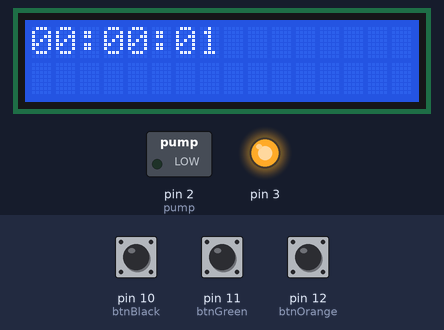
A sketch run on a simulated Arduino Uno, built with avr-gcc and run on an emulated ATmega328P. On the bench: 16×2 character LCD, switched loads named in the sketch (green lamp = pin HIGH), output pins drawn as LEDs (lit = HIGH). Inputs (shaded band) come from the test bench; at power-on: pin 10 (btnBlack) HIGH, pin 11 (btnGreen) HIGH, pin 12 (btnOrange) HIGH.

Above: at 1.2 s.
1.3 s: pin 10 (btnBlack) pulled LOW for 0.15 s
At 2.5 s:
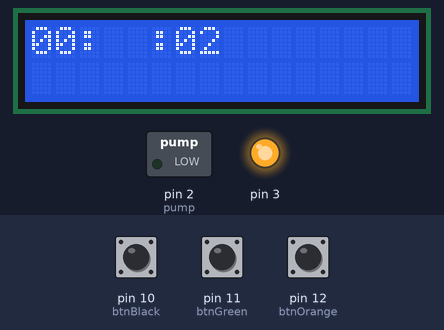
2.9 s: pin 11 (btnGreen) pulled LOW for 0.15 s
At 3.5 s:
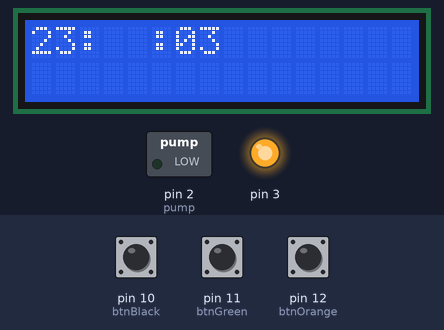
4.5 s: pin 12 (btnOrange) pulled LOW for 0.15 s
At 5.1 s:
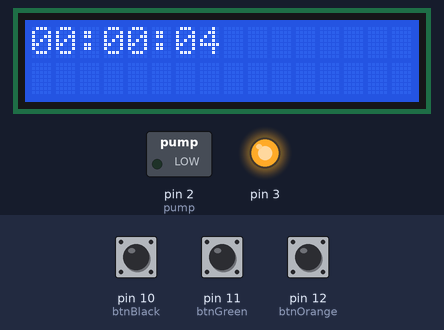
6.1 s: pin 10 (btnBlack) pulled LOW for 1 s
At 6.6 s:
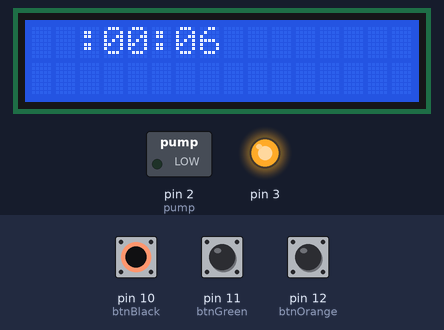
8.6 s: pin 10 (btnBlack) pulled LOW for 0.15 s
At 10.0 s:
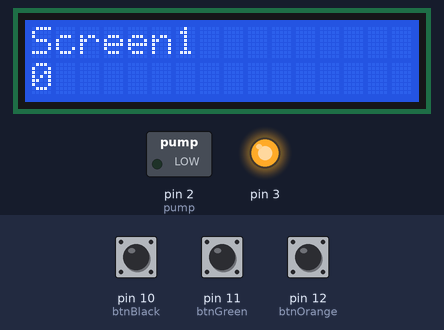
Timing chart, 0 to 32.2 s (numbered marks = the images above; inputs shaded):
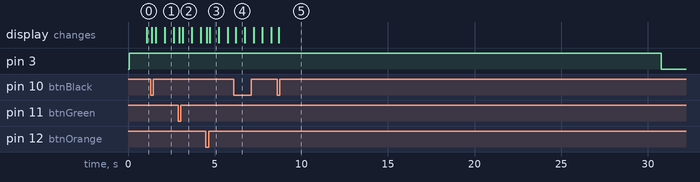

Measured:
- after the input at 1.3 s, the display: first changes after 0.06 s (image 1 shows a later state)
- after the input at 8.6 s, the display: changes after 0.09 s (image 5)
- what the display in image 1 shows lasts 0.5 s, from 2.1 s to 2.6 s

The sketch:

irrigation.ino
```cpp
#include <LiquidCrystal.h>
#include "Button.h"
#include "LowPower.h"

// LCD
const int lcd_rs = 9;
const int lcd_en = 8;
const int lcd_d4 = 7;
const int lcd_d5 = 6;
const int lcd_d6 = 5;
const int lcd_d7 = 4;
LiquidCrystal lcd(lcd_rs, lcd_en, lcd_d4, lcd_d5, lcd_d6, lcd_d7);

// OUTPUT
const int pump = 2;
bool pumpState = false;

int i = 0;

/// Stores the state of the LCD backlight.
class Backlight {
  private:
    /// ms to keep the LCD backlight on past the last action.
    static const unsigned int MS_ON = 30000;

    /// Pin of the backlight.
    const unsigned int _pin;

    /// Current state of the LCD backlight.
    bool _on;

    /// How long the LCD backlight has been on since last action.
    unsigned int _msCount;

  public:
    Backlight() = delete;

    Backlight(unsigned int pin) : _msCount(0), _on(false), _pin(pin) {
    }

    void begin() {
        pinMode(_pin, OUTPUT);
        turnOn();
    }

    void callback() {
        if (_on && (++_msCount > MS_ON)) {
            _on = false;
            digitalWrite(_pin, LOW);
        }
    }

    const decltype(_on) isOn() const {
        return _on;
    }

    void turnOn() {
        if (!_on) {
            digitalWrite(_pin, HIGH);
            _on = true;
        }
        _msCount = 0;
    }
};

class Screen {
  protected:
    unsigned int _page = 0;

  public:
    virtual void actionDown(){};
    virtual void actionUp(){};

    void clear() const {
        lcd.clear();
    }

    virtual void display(){};

    void firstPage() {
        _page = 0;
    }

    const bool next() {
        ++_page;
        clear();
        if (_page >= numPages()) {
            _page = 0;
            return true;
        }
        return false;
    };

    virtual unsigned int numPages() {
        return 1;
    };
};

class Screen1 : public Screen {
  public:
    void display() {
        lcd.setCursor(0, 0);
        lcd.write("Screen1");
        lcd.setCursor(0, 1);
        lcd.print(_page);
    };

    unsigned int numPages() {
        return 3;
    };
};

class Screen2 : public Screen {
  public:
    void display() {
        lcd.setCursor(0, 0);
        lcd.write("Screen2");
        lcd.setCursor(0, 1);
        lcd.print(_page);
    };

    unsigned int numPages() {
        return 2;
    };
};

class Time : public Screen {
  private:
    enum STATES { IDLE, SET_MINUTES, SET_HOURS };

    static const unsigned long MS_DAY = 86400000ul;
    static const unsigned long MS_HOUR = 86400000ul / 24ul;
    static const unsigned long MS_MINUTE = 86400000ul / (24ul * 60ul);
    static const unsigned long MS_SECOND = 86400000ul / (24ul * 60ul * 60ul);
    unsigned long _msCount = 0;

    void dec(const unsigned long amount) {
        if (_msCount < amount) {
            _msCount += MS_DAY;
        }
        _msCount -= amount;
    }

    void inc(const unsigned long amount) {
        _msCount += amount;
        if (_msCount > MS_DAY) {
            _msCount -= MS_DAY;
        }
    }

  public:
    void actionUp() {
        if (_page == SET_MINUTES) {
            inc(MS_MINUTE);
        } else if (_page == SET_HOURS) {
            inc(MS_HOUR);
        }
    }

    void actionDown() {
        if (_page == SET_MINUTES) {
            dec(MS_MINUTE);
        } else if (_page == SET_HOURS) {
            dec(MS_HOUR);
        }
    }

    void callback() {
        ++_msCount;
        _msCount *= (_msCount < MS_DAY);
    }

    const unsigned int seconds() const {
        return (_msCount / MS_SECOND) % 60;
    }

    const unsigned int minutes() const {
        return (_msCount / MS_MINUTE) % 60;
    }

    const unsigned int hours() const {
        return (_msCount / MS_HOUR) % 24;
    }

    void show(const int row, const int col, const int blank = -1) const {
        char buff[8];
        sprintf(buff, "%02d:%02d:%02d", hours(), minutes(), seconds());
        if (blank >= 0) {
            buff[blank] = ' ';
            buff[blank + 1] = ' ';
        }
        lcd.setCursor(col, row);
        lcd.write(buff);
    }

    void display() {
        auto blank = -1;
        if (2 * (_msCount % MS_SECOND) < MS_SECOND) {
            if (_page == SET_MINUTES) {
                blank = 3;
            } else if (_page == SET_HOURS) {
                blank = 0;
            }
        }
        show(0, 0, blank);
    };

    unsigned int numPages() {
        return 3;
    };
};

class Irrigator : public Screen {
  private:
    enum STATES { SET_TIMES_PER_DAY, SET_SECONDS_PER_WATER };
    unsigned int _timesPerDay;
    unsigned int _secondsPerWater;

  public:
    void actionUp() {
        if ((_page == SET_TIMES_PER_DAY) && (_timesPerDay < 10)) {
            ++_timesPerDay;
        } else if ((_page == SET_SECONDS_PER_WATER) && (_secondsPerWater < 1000)) {
            _secondsPerWater += 10;
        }
    }

    void actionDown() {
        if ((_page == SET_TIMES_PER_DAY) && _timesPerDay) {
            --_timesPerDay;
        } else if (_page == SET_SECONDS_PER_WATER) {
            _secondsPerWater -= (_secondsPerWater > 10) ? 10 : _secondsPerWater;
        }
    }

    void display(){

    };

    unsigned int numPages() {
        return 2;
    };
};

class Display {
  public:
    static const unsigned int MAX_DISPLAYS = 4;
    unsigned int _numScreens = 0;
    Screen* _screens[MAX_DISPLAYS];
    unsigned int _idx;

  public:
    void addScreen(Screen& display) {
        if (_numScreens <= MAX_DISPLAYS - 1) {
            _screens[_numScreens++] = &display;
        }
    }

    Screen& currentScreen() const {
        return *_screens[_idx];
    }

    void firstScreen() {
        _idx = 0;
        currentScreen().firstPage();
    }

    void next() {
        if (currentScreen().next() && (++_idx >= _numScreens)) {
            _idx = 0;
        }
    }
};

// BUTTONS
Button btnBlack(10);
Button btnGreen(11);
Button btnOrange(12);

Backlight backlight(3);

Screen1 d1;
Screen2 d2;
Time time;
Display display;

// Timer 0 Interrupt is called once a millisecond
SIGNAL(TIMER0_COMPA_vect) {
    btnBlack.callback();
    btnGreen.callback();
    btnOrange.callback();
    backlight.callback();
    time.callback();
}

void setup() {
    lcd.begin(16, 2);
    backlight.begin();
    btnBlack.begin();
    btnGreen.begin();
    btnOrange.begin();

    // IO
    pinMode(pump, OUTPUT);

    // INTERUPTS
    // Timer0 is already used for millis()
    // set up  "TIMER0_COMPA_vect" interrupt function
    OCR0A = 0xAF;
    TIMSK0 |= _BV(OCIE0A);

    // OTHER
    digitalWrite(pump, pumpState);
    display.addScreen(time);
    display.addScreen(d1);
    display.addScreen(d2);
    display.firstScreen();
}

void loop() {
    if (!backlight.isOn() && (btnBlack.isSinglePressed() || btnGreen.isSinglePressed() ||
                              btnOrange.isSinglePressed())) {
        backlight.turnOn();
        display.firstScreen();
    }

    if (btnBlack.isSinglePressed()) {
        display.next();
    }

    if (btnOrange.isHeldRepeat() || btnOrange.isSinglePressed()) {
        display.currentScreen().actionUp();
    }

    if (btnGreen.isHeldRepeat() || btnGreen.isSinglePressed()) {
        display.currentScreen().actionDown();
    }

    display.currentScreen().display();

    delay(50);
}
```

Button.cpp
```cpp
#include "Button.h"
```

Button.h
```cpp
#include "Arduino.h"

/// Stores the state of a single button.
class Button {
  private:
    /// Possible button states.
    enum STATES { IDLE, DEBOUNCE, PRESSED, HELD };

    /// Debounce time.
    static const unsigned int MS_DEBOUNCE = 50;

    /// How long the button must be held from press time to enter `HELD` state.
    static const unsigned int MS_HOLD = 1000;

    /// Duration between repeat events when the button is in the `HELD` state.
    static const unsigned int MS_HOLD_REPEAT = 200;

    /// Digital pin number of the button.
    const unsigned int _pin;

    /// Counter used for changing states.
    unsigned int _msCount;

    /// Current state of the button.
    unsigned int _state;

    /// Whether the current single press has been used and is therefore blocked.
    bool _singleBlocked;

    /// Whether we are in a blocking period while the button is being `HELD`.
    bool _holdBlocked;

  public:
    Button() = delete;

    Button(unsigned int pin) :
        _pin(pin), _msCount(0), _state(IDLE), _singleBlocked(false), _holdBlocked(false) {
    }

    void begin() {
        pinMode(_pin, INPUT_PULLUP);
    }

    void callback() {
        int read = digitalRead(_pin);
        if (read == 1) {
            _state = IDLE;
        } else {
            switch (_state) {
            case IDLE:
                _state = DEBOUNCE;
                _msCount = 0;
                break;
            case DEBOUNCE:
                if (++_msCount > MS_DEBOUNCE) {
                    _singleBlocked = false;
                    _holdBlocked = false;
                    _state = PRESSED;
                }
                break;
            case PRESSED:
                if (++_msCount > MS_HOLD) {
                    _state = HELD;
                    _msCount = 0;
                }
                break;
            case HELD:
                if (++_msCount > MS_HOLD_REPEAT) {
                    _holdBlocked = false;
                    _msCount = 0;
                }
                break;
            }
        }
    }

    const bool isHeld() const {
        return _state == HELD;
    }

    const bool isHeldRepeat() {
        if (!_holdBlocked && isHeld()) {
            _holdBlocked = true;
            return true;
        }
        return false;
    }

    const bool isPressed() const {
        return ((_state == PRESSED) || (_state == HELD));
    }

    const bool isSinglePressed() {
        if (!_singleBlocked && isPressed()) {
            _singleBlocked = true;
            return true;
        }
        return false;
    }
};
```
